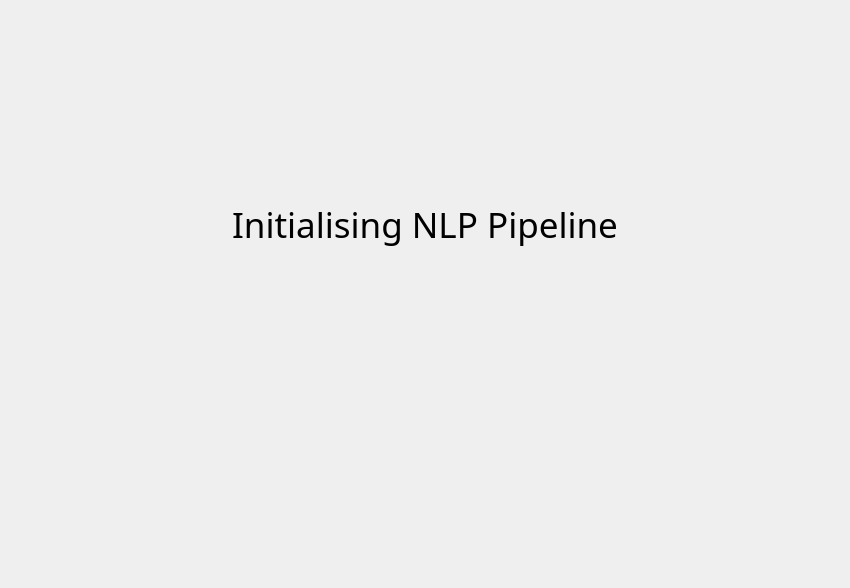
      <widget class="QWidget" name="loading_page">
       <layout class="QGridLayout" name="gridLayout_6">
        <property name="leftMargin">
         <number>0</number>
        </property>
        <property name="topMargin">
         <number>0</number>
        </property>
        <property name="rightMargin">
         <number>0</number>
        </property>
        <property name="bottomMargin">
         <number>0</number>
        </property>
        <property name="spacing">
         <number>0</number>
        </property>
        <item row="0" column="0">
         <widget class="QFrame" name="loading_frame">
          <property name="sizePolicy">
           <sizepolicy hsizetype="Preferred" vsizetype="Preferred">
            <horstretch>0</horstretch>
            <verstretch>0</verstretch>
           </sizepolicy>
          </property>
          <property name="styleSheet">
           <string notr="true"/>
          </property>
          <property name="frameShape">
           <enum>QFrame::NoFrame</enum>
          </property>
          <property name="frameShadow">
           <enum>QFrame::Plain</enum>
          </property>
          <layout class="QGridLayout" name="gridLayout_2">
           <property name="leftMargin">
            <number>200</number>
           </property>
           <property name="topMargin">
            <number>200</number>
           </property>
           <property name="rightMargin">
            <number>200</number>
           </property>
           <property name="bottomMargin">
            <number>137</number>
           </property>
           <property name="verticalSpacing">
            <number>10</number>
           </property>
           <item row="1" column="1">
            <widget class="QGraphicsView" name="test_loading_graphicsview">
             <property name="minimumSize">
              <size>
               <width>70</width>
               <height>70</height>
              </size>
             </property>
             <property name="maximumSize">
              <size>
               <width>16777215</width>
               <height>16777215</height>
              </size>
             </property>
             <property name="styleSheet">
              <string notr="true">background-color: transparent;
border:none;</string>
             </property>
             <property name="frameShape">
              <enum>QFrame::NoFrame</enum>
             </property>
             <property name="frameShadow">
              <enum>QFrame::Plain</enum>
             </property>
             <property name="verticalScrollBarPolicy">
              <enum>Qt::ScrollBarAlwaysOff</enum>
             </property>
             <property name="horizontalScrollBarPolicy">
              <enum>Qt::ScrollBarAlwaysOff</enum>
             </property>
            </widget>
           </item>
           <item row="1" column="0">
            <spacer name="horizontalSpacer_3">
             <property name="orientation">
              <enum>Qt::Horizontal</enum>
             </property>
             <property name="sizeHint" stdset="0">
              <size>
               <width>40</width>
               <height>20</height>
              </size>
             </property>
            </spacer>
           </item>
           <item row="1" column="2">
            <spacer name="horizontalSpacer_4">
             <property name="orientation">
              <enum>Qt::Horizontal</enum>
             </property>
             <property name="sizeHint" stdset="0">
              <size>
               <width>40</width>
               <height>20</height>
              </size>
             </property>
            </spacer>
           </item>
           <item row="0" column="0" colspan="3">
            <widget class="QLabel" name="loading_label">
             <property name="minimumSize">
              <size>
               <width>450</width>
               <height>43</height>
              </size>
             </property>
             <property name="font">
              <font>
               <family>Calibri Light</family>
               <pointsize>26</pointsize>
               <stylestrategy>PreferAntialias</stylestrategy>
               <kerning>true</kerning>
              </font>
             </property>
             <property name="styleSheet">
              <string notr="true">background-color: rgba(255, 255, 255, 0);</string>
             </property>
             <property name="text">
              <string>Initialising NLP Pipeline</string>
             </property>
             <property name="scaledContents">
              <bool>true</bool>
             </property>
             <property name="alignment">
              <set>Qt::AlignCenter</set>
             </property>
             <property name="wordWrap">
              <bool>true</bool>
             </property>
            </widget>
           </item>
          </layout>
         </widget>
        </item>
       </layout>
      </widget>
